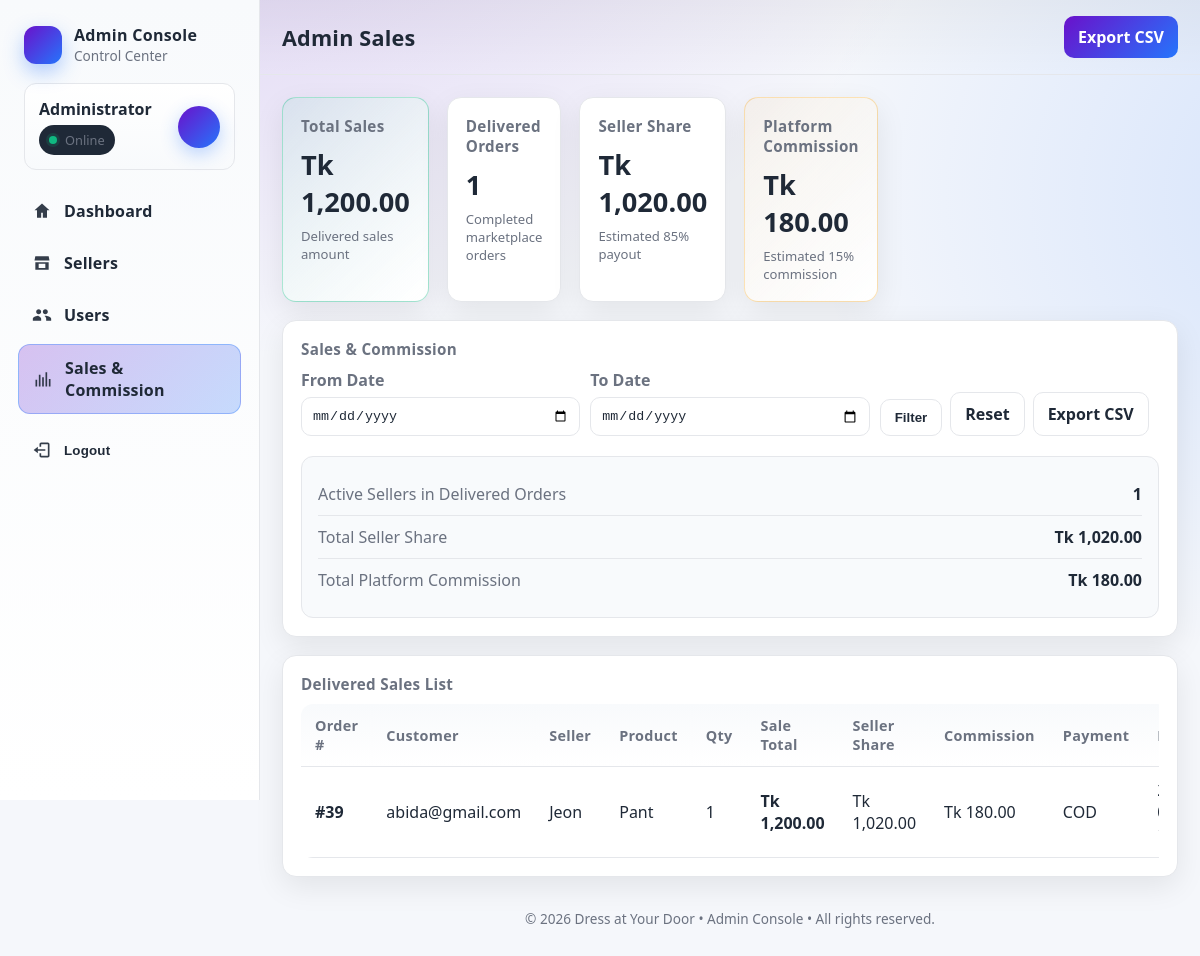
Screenshot of /admin_sales.php (signed in) with the database file from the repository.
### tables this page shows
CREATE TABLE `order_items` (
  `id` int(11) NOT NULL,
  `order_id` int(11) NOT NULL,
  `product_id` int(11) NOT NULL,
  `quantity` int(11) NOT NULL,
  `price` decimal(10,2) NOT NULL
);

CREATE TABLE `orders` (
  `id` int(11) NOT NULL,
  `user_email` varchar(100) NOT NULL,
  `payment_method` enum('cod','online') NOT NULL,
  `payment_status` varchar(20) NOT NULL DEFAULT 'pending',
  `status` enum('pending','processing','paid','shipped','delivered','cancelled') NOT NULL DEFAULT 'pending',
  `created_at` timestamp NOT NULL DEFAULT current_timestamp(),
  `subtotal` decimal(10,2) NOT NULL DEFAULT 0.00,
  `shipping` decimal(10,2) NOT NULL DEFAULT 0.00,
  `grand_total` decimal(10,2) NOT NULL DEFAULT 0.00
);

CREATE TABLE `products` (
  `id` int(11) NOT NULL,
  `seller_id` int(11) DEFAULT NULL,
  `category` varchar(50) NOT NULL,
  `name` varchar(100) NOT NULL,
  `price` decimal(10,2) NOT NULL,
  `image` varchar(255) NOT NULL
);

### admin_sales.php (the view, shortened to what this page needs)
<?php
require_once __DIR__ . '/db.php';
if (!function_exists('e')) {
    function e(string $value): string
    {
        return htmlspecialchars($value, ENT_QUOTES, 'UTF-8');
    }
}
$hasSellerId = false;
$columnResult = $conn->query("SHOW COLUMNS FROM products LIKE 'seller_id'");
if ($columnResult) {
    $hasSellerId = $columnResult->num_rows > 0;
}
$qFrom = trim((string) ($_GET['from'] ?? ''));
$qTo = trim((string) ($_GET['to'] ?? ''));
$dateWhere = '';
$activeSellerSelect = $hasSellerId
    ? 'COUNT(DISTINCT p.seller_id) AS active_sellers'
    : '0 AS active_sellers';
$summarySql = "
    SELECT
        COUNT(DISTINCT o.id) AS delivered_orders,
        $activeSellerSelect,
        COALESCE(SUM(oi.quantity * oi.price), 0) AS total_sales
    FROM order_items oi
    INNER JOIN orders o
        ON o.id = oi.order_id
    INNER JOIN products p
        ON p.id = oi.product_id
    WHERE LOWER(o.status) = 'delivered'
    $dateWhere
";
$stmt = $conn->prepare($summarySql);
$stmt->execute();
$result = $stmt->get_result();
$summary = $result ? $result->fetch_assoc() : [];
$totalSales = (float) ($summary['total_sales'] ?? 0);
$sellerShare = $totalSales * 0.85;
$platformCommission = $totalSales * 0.15;
$shopNameSelect = $hasSellerId
    ? "COALESCE(s.shop_name, 'Marketplace Seller') AS shop_name"
    : "'Marketplace' AS shop_name";
$sellerJoin = $hasSellerId
    ? "LEFT JOIN sellers s ON s.id = p.seller_id"
    : '';
$salesSql = "
    SELECT
        o.id AS order_id,
        o.user_email,
        o.payment_method,
        o.created_at,
        $shopNameSelect,
        p.name AS product_name,
        oi.quantity,
        oi.price,
        (oi.quantity * oi.price) AS item_total
    FROM order_items oi
    INNER JOIN orders o
        ON o.id = oi.order_id
    INNER JOIN products p
        ON p.id = oi.product_id
    $sellerJoin
    WHERE LOWER(o.status) = 'delivered'
    $dateWhere
    ORDER BY o.created_at DESC, o.id DESC
";
$stmt = $conn->prepare($salesSql);
$stmt->execute();
$result = $stmt->get_result();
$sales = $result ? $result->fetch_all(MYSQLI_ASSOC) : [];
$exportQuery = ['export' => 1];
$exportUrl = 'admin_sales.php?' . http_build_query($exportQuery);
?>
<div class="grid">
    <div class="card col-3 summary-highlight">
        <h3>Total Sales</h3>
        <div class="earning-value">Tk <?= number_format($totalSales, 2) ?></div>
        <div class="earning-note">Delivered sales amount</div>
    </div>
    <div class="card col-3">
        <h3>Delivered Orders</h3>
        <div class="earning-value"><?= (int) ($summary['delivered_orders'] ?? 0) ?></div>
        <div class="earning-note">Completed marketplace orders</div>
    </div>
    <div class="card col-3">
        <h3>Seller Share</h3>
        <div class="earning-value">Tk <?= number_format($sellerShare, 2) ?></div>
        <div class="earning-note">Estimated 85% payout</div>
    </div>
    <div class="card col-3 commission-card">
        <h3>Platform Commission</h3>
        <div class="earning-value">Tk <?= number_format($platformCommission, 2) ?></div>
        <div class="earning-note">Estimated 15% commission</div>
    </div>
    <div class="card col-12">
        <h3>Sales & Commission</h3>
        <form method="get" class="sales-filter">
            <div class="filter-field">
                <label class="filter-label" for="from">From Date</label>
                <input class="filter-input" id="from" type="date" name="from" value="<?= e($qFrom) ?>">
            </div>
            <div class="filter-field">
                <label class="filter-label" for="to">To Date</label>
                <input class="filter-input" id="to" type="date" name="to" value="<?= e($qTo) ?>">
            </div>
            <div class="filter-actions">
                <button class="btn" type="submit">Filter</button>
                <a class="btn" href="admin_sales.php">Reset</a>
                <a class="btn" href="<?= e($exportUrl) ?>">Export CSV</a>
            </div>
        </form>
        <div class="sales-breakdown">
            <div class="breakdown-row">
                <div class="breakdown-label">Active Sellers in Delivered Orders</div>
                <div class="breakdown-value"><?= (int) ($summary['active_sellers'] ?? 0) ?></div>
            </div>
            <div class="breakdown-row">
                <div class="breakdown-label">Total Seller Share</div>
                <div class="breakdown-value">Tk <?= number_format($sellerShare, 2) ?></div>
            </div>
            <div class="breakdown-row">
                <div class="breakdown-label">Total Platform Commission</div>
                <div class="breakdown-value">Tk <?= number_format($platformCommission, 2) ?></div>
            </div>
        </div>
    </div>
    <div class="card col-12">
        <h3>Delivered Sales List</h3>
        <div class="table-wrap">
            <table class="table" aria-label="Admin sales table">
                <thead>
                    <tr>
                        <th>Order #</th>
                        <th>Customer</th>
                        <th>Seller</th>
                        <th>Product</th>
                        <th>Qty</th>
                        <th>Sale Total</th>
                        <th>Seller Share</th>
                        <th>Commission</th>
                        <th>Payment</th>
                        <th>Date</th>
                    </tr>
                </thead>
                <tbody>
                    <?php if (!$sales): ?>
                        <tr>
                            <td colspan="10" style="text-align:center; color:var(--muted);">No delivered sales found.</td>
                        </tr>
                    <?php else: ?>
                        <?php foreach ($sales as $sale): ?>
                            <?php $itemTotal = (float) $sale['item_total']; ?>
                            <tr>
                                <td>
                                    <a class="link" href="sales_details.php?order=<?= (int) $sale['order_id'] ?>">
                                        #<?= (int) $sale['order_id'] ?>
                                    </a>
                                </td>
                                <td><?= e((string) $sale['user_email']) ?></td>
                                <td><?= e((string) $sale['shop_name']) ?></td>
                                <td><?= e((string) $sale['product_name']) ?></td>
                                <td><?= (int) $sale['quantity'] ?></td>
                                <td style="font-weight:800;">Tk <?= number_format($itemTotal, 2) ?></td>
                                <td>Tk <?= number_format($itemTotal * 0.85, 2) ?></td>
                                <td>Tk <?= number_format($itemTotal * 0.15, 2) ?></td>
                                <td><?= e(strtoupper((string) $sale['payment_method'])) ?></td>
                                <td><?= e(date('Y-m-d H:i', strtotime((string) $sale['created_at']))) ?></td>
                            </tr>
                        <?php endforeach; ?>
                    <?php endif; ?>
                </tbody>
            </table>
        </div>
    </div>
</div>
<?php
require __DIR__ . '/layout.php';

### layout.php (style rules this page uses)
:root { --bg: #0f172a; --panel: #111827; --panel-2: #0b1220; --text: #e5e7eb; --muted: #9ca3af; --brand: #6a11cb; --brand-2: #2575fc; --border: #1f2937; --ok: #10b981; --warn: #f59e0b; --danger: #ef4444; --radius: 14px; --shadow: 0 10px 30px rgba(0, 0, 0, .35); }
@media (prefers-color-scheme: light) { :root { --bg: #f5f7fb; --panel: #ffffff; --panel-2: #f8fafc; --text: #1f2937; --muted: #6b7280; --border: #e5e7eb; --shadow: 0 10px 30px rgba(0, 0, 0, .08); } }
* { box-sizing: border-box; }
html, body { height: 100%; margin: 0; font-family: ui-sans-serif, system-ui, -apple-system, Segoe UI, Roboto, Arial; background: radial-gradient(1200px 800px at 10% -20%, rgba(106, 17, 203, .18), transparent 70%), radial-gradient(900px 700px at 120% 20%, rgba(37, 117, 252, .18), transparent 70%), var(--bg); color: var(--text); }
.btn { border: 1px solid var(--border); background: var(--panel); color: var(--text); padding: 10px 14px; border-radius: 10px; font-weight: 600; cursor: pointer; transition: transform .12s, background .2s, box-shadow .2s; text-decoration: none; display: inline-flex; align-items: center; gap: 8px; }
.card { background: var(--panel); border: 1px solid var(--border); border-radius: var(--radius); padding: 18px; box-shadow: var(--shadow); }
.card h3 { margin: 0 0 10px; font-size: .95rem; color: var(--muted); font-weight: 700; letter-spacing: .3px; }
.grid { display: grid; grid-template-columns: repeat(12, 1fr); gap: 18px; }
.col-12 { grid-column: span 12; }
.table { width: 100%; border-collapse: collapse; overflow: hidden; border-radius: 12px; }
.table th, .table td { padding: 12px 14px; text-align: left; border-bottom: 1px solid var(--border); }
.table th { font-size: .9rem; color: var(--muted); font-weight: 800; letter-spacing: .3px; background: linear-gradient(180deg, var(--panel-2), var(--panel)); }
.link { color: inherit; text-decoration: none; font-weight: 800; }
.table-wrap { width: 100%; overflow-x: auto; }

### admin_sales.php (style rules this page uses)
.earning-value { font-size: 1.7rem; font-weight: 800; margin-top: 7px; }
.earning-note { color: var(--muted); font-size: .82rem; margin-top: 7px; }
.summary-highlight { border: 1px solid rgba(16, 185, 129, .35); background: linear-gradient(135deg, rgba(16, 185, 129, .08), var(--panel)); }
.commission-card { border: 1px solid rgba(245, 158, 11, .3); background: linear-gradient(135deg, rgba(245, 158, 11, .06), var(--panel)); }
.sales-breakdown { margin-top: 20px; padding: 16px; border: 1px solid var(--border); border-radius: 12px; background: var(--panel-2); }
.breakdown-row { display: flex; align-items: center; justify-content: space-between; gap: 20px; padding: 10px 0; border-bottom: 1px solid var(--border); }
.breakdown-row:last-child { border-bottom: none; }
.breakdown-label { color: var(--muted); }
.breakdown-value { font-weight: 800; }
.table-wrap { overflow-x: auto; }
.sales-filter { display: grid; grid-template-columns: repeat(12, 1fr); gap: 10px; margin-bottom: 18px; }
.filter-field { grid-column: span 4; }
.filter-actions { grid-column: span 4; display: flex; align-items: flex-end; gap: 8px; }
.filter-label { display: block; font-weight: 800; color: var(--muted); margin-bottom: 6px; }
.filter-input { width: 100%; padding: 10px; border-radius: 10px; background: var(--panel); color: var(--text); border: 1px solid var(--border); }

### rows the page displays
order_items: order "39", order.user_email "abida@gmail.com", shop_name "Jeon", product.name "Pant", quantity "1", itemTotal "1,200.00", itemTotal "1,020.00", itemTotal "180.00", order.payment_method "COD"

### other values shown
$adminName "Administrator"
$pageTitle "Admin Sales"
$action['label'] "Export CSV"
$totalSales "1,200.00"
$summary['delivered_orders'] "1"
$sellerShare "1,020.00"
$platformCommission "180.00"
$summary['active_sellers'] "1"
